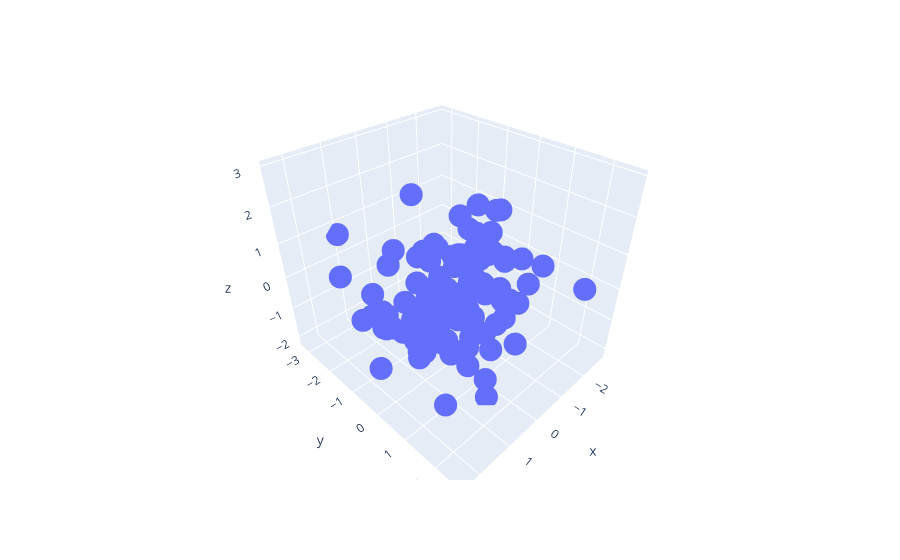

The code cell stored with this chart in its notebook:
### Code cell
data = px.scatter_3d(data, x= "sepal_width", y= "sepal_length", z= "petal_length", color= "species")
fig.show()
